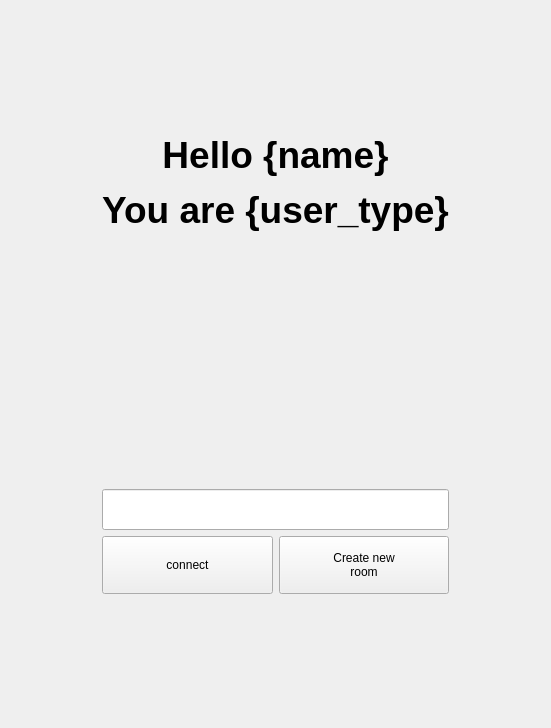
<?xml version="1.0" encoding="UTF-8"?>
<ui version="4.0">
 <class>MainWindow</class>
 <widget class="QMainWindow" name="MainWindow">
  <property name="geometry">
   <rect>
    <x>0</x>
    <y>0</y>
    <width>551</width>
    <height>728</height>
   </rect>
  </property>
  <property name="windowTitle">
   <string>MainWindow</string>
  </property>
  <property name="styleSheet">
   <string notr="true">.QPushButton{
	height:50%;
	font: 16pt &quot;MS Shell Dlg 2&quot;;
}</string>
  </property>
  <widget class="QWidget" name="centralwidget">
   <layout class="QVBoxLayout" name="verticalLayout">
    <item>
     <layout class="QGridLayout" name="gridLayout">
      <item row="2" column="2">
       <spacer name="verticalSpacer_3">
        <property name="orientation">
         <enum>Qt::Vertical</enum>
        </property>
        <property name="sizeHint" stdset="0">
         <size>
          <width>20</width>
          <height>40</height>
         </size>
        </property>
       </spacer>
      </item>
      <item row="1" column="3">
       <spacer name="horizontalSpacer_2">
        <property name="orientation">
         <enum>Qt::Horizontal</enum>
        </property>
        <property name="sizeHint" stdset="0">
         <size>
          <width>40</width>
          <height>20</height>
         </size>
        </property>
       </spacer>
      </item>
      <item row="1" column="2">
       <widget class="QLabel" name="label">
        <property name="text">
         <string>&lt;html&gt;&lt;head/&gt;&lt;body&gt;&lt;p align=&quot;center&quot;&gt;&lt;span style=&quot; font-size:28pt; font-weight:600;&quot;&gt;Hello {name}&lt;/span&gt;&lt;/p&gt;&lt;p align=&quot;center&quot;&gt;&lt;span style=&quot; font-size:28pt; font-weight:600;&quot;&gt;You are {user_type}&lt;/span&gt;&lt;/p&gt;&lt;/body&gt;&lt;/html&gt;</string>
        </property>
       </widget>
      </item>
      <item row="1" column="1">
       <spacer name="horizontalSpacer">
        <property name="orientation">
         <enum>Qt::Horizontal</enum>
        </property>
        <property name="sizeHint" stdset="0">
         <size>
          <width>40</width>
          <height>20</height>
         </size>
        </property>
       </spacer>
      </item>
      <item row="4" column="2">
       <widget class="QLineEdit" name="lineEdit">
        <property name="styleSheet">
         <string notr="true">height: 35%;
font: 48pt &quot;MS Shell Dlg 2&quot;;
font: 20pt &quot;MS Shell Dlg 2&quot;;</string>
        </property>
        <property name="text">
         <string/>
        </property>
       </widget>
      </item>
      <item row="0" column="2">
       <spacer name="verticalSpacer_2">
        <property name="orientation">
         <enum>Qt::Vertical</enum>
        </property>
        <property name="sizeHint" stdset="0">
         <size>
          <width>20</width>
          <height>40</height>
         </size>
        </property>
       </spacer>
      </item>
      <item row="6" column="2">
       <spacer name="verticalSpacer_4">
        <property name="orientation">
         <enum>Qt::Vertical</enum>
        </property>
        <property name="sizeHint" stdset="0">
         <size>
          <width>20</width>
          <height>40</height>
         </size>
        </property>
       </spacer>
      </item>
      <item row="5" column="2">
       <layout class="QHBoxLayout" name="horizontalLayout_2">
        <item>
         <widget class="QPushButton" name="pushButton">
          <property name="styleSheet">
           <string notr="true"/>
          </property>
          <property name="text">
           <string>connect</string>
          </property>
         </widget>
        </item>
        <item>
         <widget class="QPushButton" name="create_new_room_button">
          <property name="styleSheet">
           <string notr="true"/>
          </property>
          <property name="text">
           <string>Create new 
room</string>
          </property>
         </widget>
        </item>
       </layout>
      </item>
      <item row="3" column="2">
       <spacer name="verticalSpacer">
        <property name="orientation">
         <enum>Qt::Vertical</enum>
        </property>
        <property name="sizeHint" stdset="0">
         <size>
          <width>20</width>
          <height>40</height>
         </size>
        </property>
       </spacer>
      </item>
     </layout>
    </item>
   </layout>
  </widget>
 </widget>
 <resources/>
 <connections/>
</ui>
